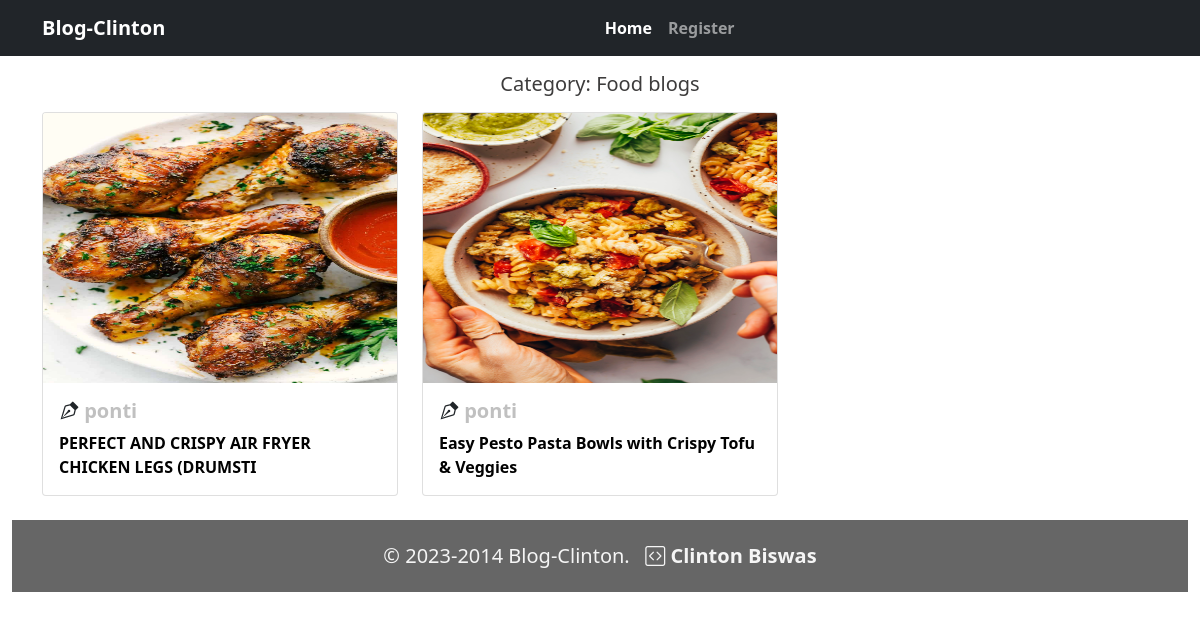
The page /blog-category/1 on the database its author committed.
### blog/models.py (models this page shows, shortened)
class Category(models.Model):
    title = models.CharField(max_length=150, unique=True)
    slug = models.SlugField(max_length=255, null=True, blank=True)
    created = models.DateField(auto_now_add=True)
    def __str__(self) -> str:
        return self.title

class Blog(models.Model):
    user = models.ForeignKey(User, on_delete=models.CASCADE, related_name='user_blog')
    category = models.ForeignKey(Category, on_delete=models.CASCADE, related_name='category_blog', blank=True)
    likes = models.ManyToManyField(User, related_name='user_likes', blank=True)
    title = models.CharField(max_length=350)
    slug = models.SlugField(max_length=255, null=True, blank=True)
    blog_image = models.ImageField(upload_to='blog_images')
    description = models.TextField()
    created = models.DateField(auto_now_add=True)
    updated = models.DateField(auto_now_add=True)

### blog/views.py (the view)
# urls.py: path('blog-category/<int:pk>', views.CategoryBlogs, name='blog-category'),
def CategoryBlogs(request, pk):
    category = Category.objects.get(pk=pk)
    blog_list = Blog.objects.filter(category=category)
    dict = {'blog_list':blog_list, 'category': category}
    return render(request, 'Blog/category_blog.html',context=dict)

### templates/Blog/category_blog.html (shortened to what this page needs)
{% extends 'base.html' %}
{% load static %}
{% block content %}
<div class="row mt-3">
    {% if blog_list %}
    <h5 class="text-center mb-3" style="color: rgb(61, 60, 60);">Category: {{category}}</h5>
    {% for blog in blog_list %}
    <div class="col-sm-4 mb-2">
        <div class="card">
            <img src="{{blog.blog_image.url}}" class="card-img-top" alt="{{blog.title}}" height="270px">
            <div class="card-body">
                <h5 class="card-title"><i class="bi bi-vector-pen"></i> <a href="" class="text-decoration-none" style="color:#C0C0C0">{{blog.user}}</a></h5>
              <a href="{% url 'blog:blog_details' slug=blog.slug %}" class="text-decoration-none">{{blog.title|slice:50}}</a>
            </div>
          </div>
    </div>
    {% endfor %}
        {% else %}
        <h3 class="text-center" style="color: red; font-weight: 500;">No Blogs Found on this category.Try another category</h3>
    {% endif %}
</div>
{% endblock content %}

### static/main.css (style rules this page uses)
body { overflow-x: hidden; }
h1,a { color: rgb(2, 2, 2);; font-weight: 600; }

### rows shown on the page
Category: title "Food blogs"
Blog: blog_image (picture), user "ponti", title "PERFECT AND CRISPY AIR FRYER CHICKEN LEGS (DRUMSTI"
Blog: blog_image (picture), user "ponti", title "Easy Pesto Pasta Bowls with Crispy Tofu & Veggies"
